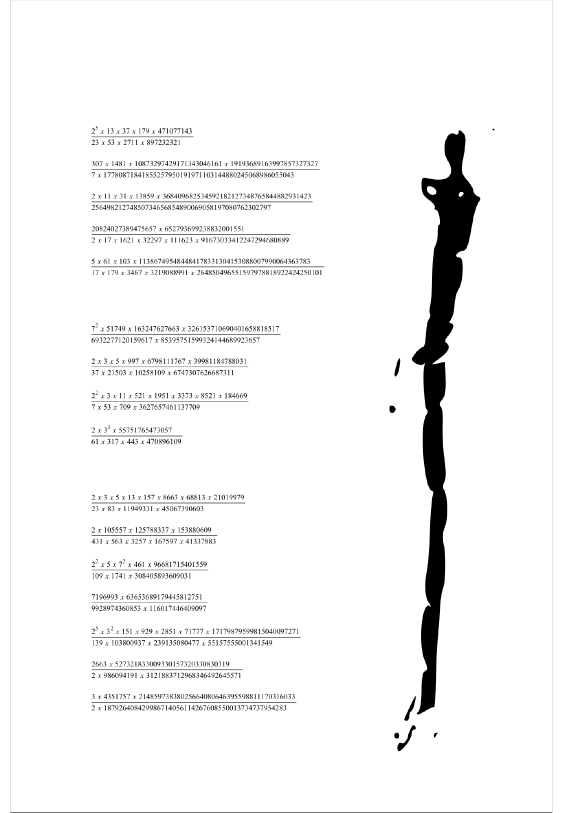
#> input picture consecutive_reading/pages_png/page-17.png, 1125 x 1625 px (shown at 1/2 size)
$ python phase11e_full_extract.py
#> lines starting #> are read from the running program, lines starting #| are printed output that depends on the picture; after the words box and inside, x2 and y2 are one past the last pixel; in counts of white or black regions, pixels touching at a corner belong together
"""
phase11e_full_extract.py
V7 Phase 2e — Vollständige Ziffern-Extraktion aus p17

Methode: 1) Grobe Lage der Spalten (links/Mitte/rechts)
        2) Pro Spalte: finde alle Glyph-Cluster
        3) Extrahiere Pixel-Muster pro Cluster
"""
import json
from pathlib import Path
import numpy as np
from PIL import Image, ImageDraw
from scipy import ndimage

OUT = Path("bbox/mathe_ocr_20260707_V7")
img = Image.open("pages_png/page-17.png").convert("L")
arr = np.array(img)
H, W = arr.shape
#> H = 1625; W = 1125

# Pro Y-Band finde Cluster mit größerer Toleranz
rows = [
    (200, 290, "R1"),
    (300, 390, "R2"),
    (370, 460, "R3"),
    (440, 530, "R4"),
    (510, 600, "R5"),
    (640, 730, "R6"),
    (1040, 1140, "R7"),
    (1240, 1430, "R8-10"),
]

# Threshold etwas höher (mehr Glyph-Cluster erlauben)
all_clusters = []
for y1, y2, label in rows:
    region = arr[y1:y2, :]
    binary = (region < 120).astype(int)
    labeled, n = ndimage.label(binary)
    clusters = []
    for i in range(1, n+1):
        mask = (labeled == i)
        size = mask.sum()
        if size >= 100:  # höhere Mindestgröße
            ys, xs = np.where(mask)
            clusters.append({
                "x1": int(xs.min()),
                "x2": int(xs.max()),
                "y1": int(ys.min()) + y1,
                "y2": int(ys.max()) + y1,
                "size": int(size),
                "w": int(xs.max() - xs.min() + 1),
                "h": int(ys.max() - ys.min() + 1),
            })
    clusters = sorted(clusters, key=lambda c: c["x1"])
    print(f"\n{label} (y={y1}-{y2}): {len(clusters)} Cluster")
    for c in clusters:
        c["row"] = label
        c["aspect"] = round(c["w"] / max(c["h"], 1), 2)
        # Klassifiziere: Strich (aspect > 5) vs Glyph
        c["type"] = "STRICH" if c["aspect"] > 5 else "GLYPH"
        print(f"  x={c['x1']}-{c['x2']} (w={c['w']}, h={c['h']}, aspect={c['aspect']:.1f}) [{c['type']}], n_px={c['size']}")
    all_clusters.extend(clusters)
#> this loop made 8 passes
#> n on passes 1 to 8: 137, 460, 505, 500, 387, 488, 314, 930
#> pass 1, `region = arr[y1:y2, :]`:
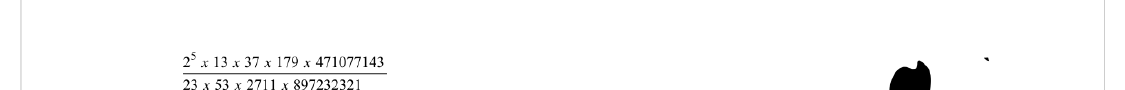
#> region: shape (90, 1125); min 0, max 255, mean 250.3
#> pass 1, `binary = (region < 120).astype(int)`:
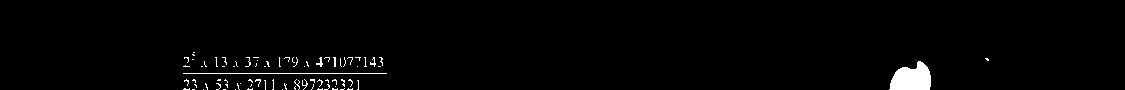
#> binary: shape (90, 1125) int64; values 0 (black) and 1 (white), 1.7% white; 79 white regions (73 under 20 px), largest, box (x1, y1, x2, y2) and area: (889, 61, 931, 90) 881, (183, 73, 387, 74) 204, (316, 57, 323, 67) 31, (370, 57, 376, 67) 24, (302, 79, 308, 90) 22, (333, 57, 336, 67) 21
#> pass 1, `labeled, n = ndimage.label(binary)`:
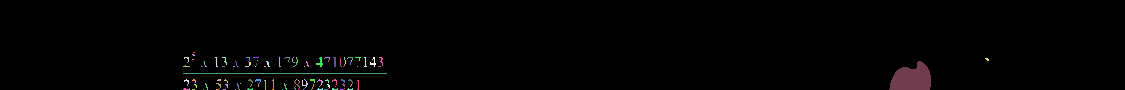
#> labeled: shape (90, 1125) int32; 138 distinct labels, from 0 to 137; one colour per label, 0 black
#> pass 2, `region = arr[y1:y2, :]`:
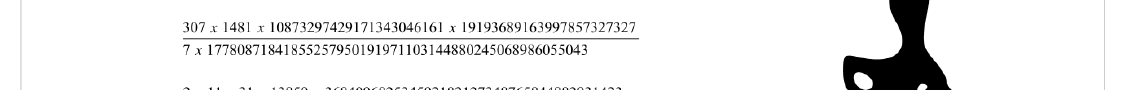
#> region: shape (90, 1125); min 0, max 255, mean 236.4
#> after the loop:
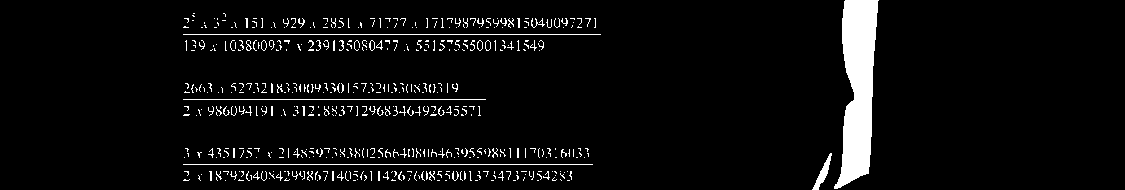
#> binary: shape (190, 1125) int64; values 0 (black) and 1 (white), 5.2% white; 514 white regions (451 under 20 px), largest, box (x1, y1, x2, y2) and area: (834, 0, 879, 189) 5202, (183, 34, 601, 35) 418, (183, 164, 593, 165) 410
#> after the loop:
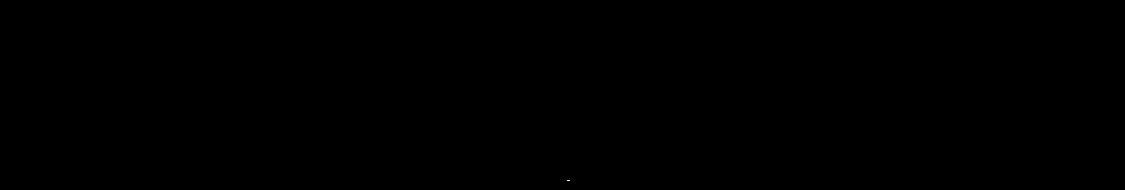
#> mask: shape (190, 1125) bool; 0% white in thin lines or dots, all inside (x1, y1, x2, y2) = (567, 180, 570, 181)
#> after the loop, all_clusters = 19 items; c = 10 items

# Strich-Trennung: Finde vertikale Position der "Rechenstriche"
striche = [c for c in all_clusters if c["type"] == "STRICH"]
#> striche = 10 items
print(f"\nRechenstriche: {len(striche)}")
#| Rechenstriche: 10
for s in striche:
    print(f"  y={s['y1']}-{s['y2']}, x={s['x1']}-{s['x2']}, w={s['w']}")
#> this loop made 10 passes
#|   y=273-273, x=183-386, w=204
#|   y=338-338, x=183-638, w=456
#|   y=403-403, x=183-624, w=442
#|   y=468-468, x=183-579, w=397
#|   y=533-533, x=183-647, w=465
#|   y=668-668, x=183-560, w=378
#|   y=1071-1071, x=184-433, w=250
#|   y=1274-1274, x=183-600, w=418
#> (further printed lines are left out)

# Glyphen in der rechten Spalte (x > 800)
glyphs_rechts = [c for c in all_clusters if c["type"] == "GLYPH" and c["x1"] > 800]
#> glyphs_rechts = 9 items
print(f"\nGlyphen rechts (Ziffern-Spalte): {len(glyphs_rechts)}")
#| Glyphen rechts (Ziffern-Spalte): 9
for g in sorted(glyphs_rechts, key=lambda c: (c["y1"], c["x1"])):
    print(f"  y={g['y1']}, x={g['x1']}-{g['x2']}, w={g['w']}, h={g['h']}, n_px={g['size']}")
#> this loop made 9 passes
#|   y=261, x=889-930, w=42, h=29, n_px=881
#|   y=300, x=843-950, w=108, h=90, n_px=4598
#|   y=370, x=843-959, w=117, h=90, n_px=7259
#|   y=440, x=865-945, w=81, h=90, n_px=5513
#|   y=510, x=862-924, w=63, h=90, n_px=5040
#|   y=640, x=824-906, w=83, h=90, n_px=4486
#|   y=1040, x=854-892, w=39, h=100, n_px=3063
#|   y=1240, x=834-878, w=45, h=189, n_px=5202
#> (further printed lines are left out)

# Visualisierung
img_color = Image.open("pages_png/page-17.png").convert("RGB")
#> img_color is the input picture: PIL image 1125x1625 RGB; min 0, max 255, mean 243.9
draw = ImageDraw.Draw(img_color)
for c in all_clusters:
    color = "red" if c["type"] == "STRICH" else "blue"
    draw.rectangle([c["x1"], c["y1"], c["x2"], c["y2"]], outline=color, width=2)
#> this loop made 19 passes
#> color on passes 1 to 12: 'red', 'blue', 'red', 'blue', 'red', 'blue', 'red', 'blue', 'red', 'blue', 'red', 'blue'
img_color.save(OUT / "p17_v2_visualized.png")
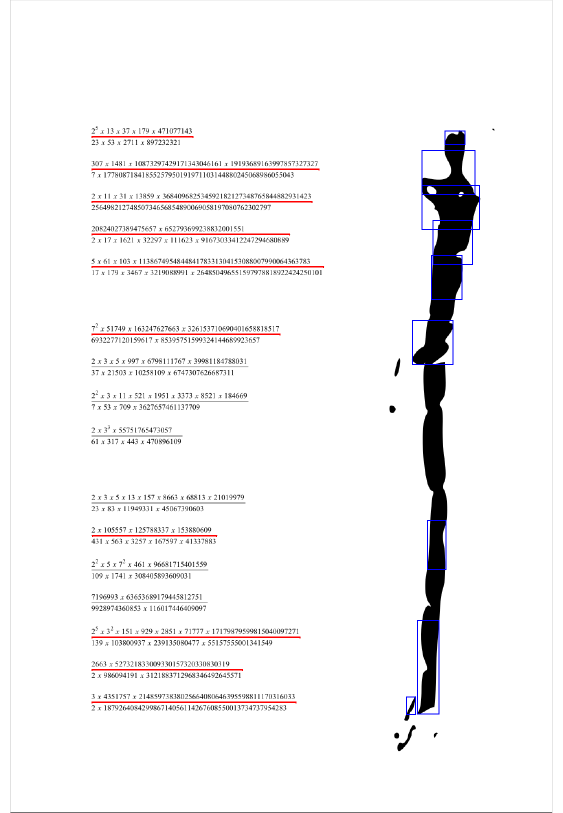
#> saved as p17_v2_visualized.png: PIL image 1125x1625 RGB (shown at 1/2 size); mean R, G, B 243.9, 242.4, 243.1
print(f"\nVisualisierung: {OUT}/p17_v2_visualized.png")

$ run again, with consecutive_reading/pages_png/page-02.png copied over consecutive_reading/pages_png/page-17.png
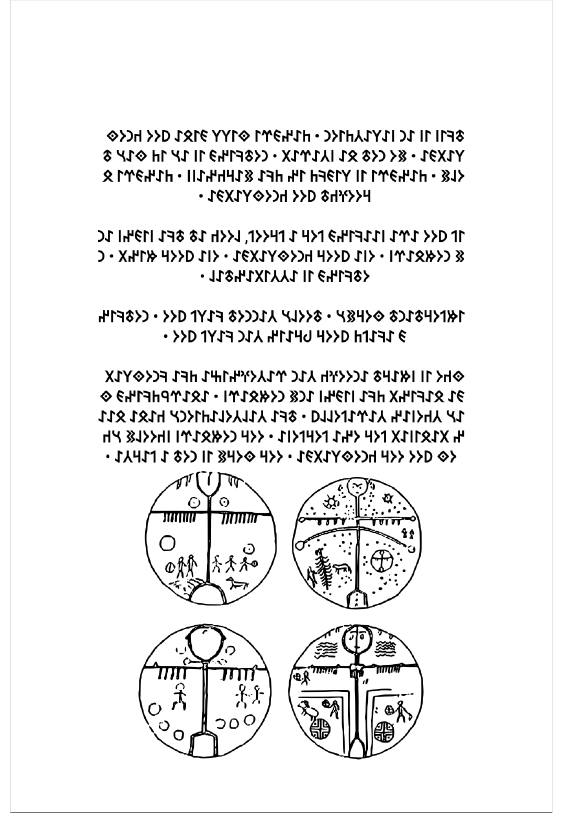
#> input picture consecutive_reading/pages_png/page-02.png, 1125 x 1625 px (shown at 1/2 size)
#> the loop `for y1, y2, label in rows:` made 8 passes
#> n on passes 1 to 8: 40, 102, 26, 82, 61, 68, 88, 76
#> after the loop `for y1, y2, label in rows:`:
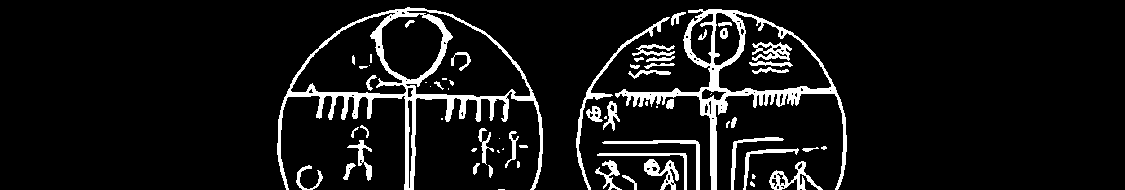
#> binary: shape (190, 1125) int64; values 0 (black) and 1 (white), 8.4% white; 67 white regions (22 under 20 px), largest, box (x1, y1, x2, y2) and area: (277, 7, 543, 190) 5946, (615, 9, 847, 190) 4833, (576, 17, 670, 190) 828
#> after the loop `for y1, y2, label in rows:`: all_clusters = 282 items; c = 10 items
#> striche = 4 items
#> the loop `for s in striche:` made 4 passes
#> glyphs_rechts = 35 items
#> the loop `for g in sorted(glyphs_rechts, key=lambda c: (c["y1"], c["x1"])):` made 35 passes
#> img_color is the input picture: PIL image 1125x1625 RGB; min 0, max 255, mean 237.7
#> `img_color.save(OUT / "p17_v2_visualized.png")`:
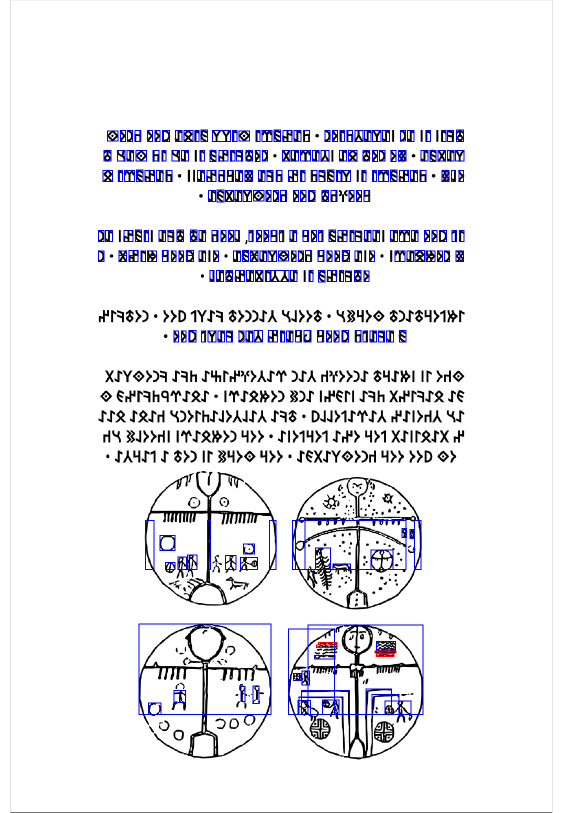
#> saved as p17_v2_visualized.png: PIL image 1125x1625 RGB (shown at 1/2 size); mean R, G, B 233.5, 233.4, 239.7

$ run again, with consecutive_reading/pages_png/page-03.png copied over consecutive_reading/pages_png/page-17.png
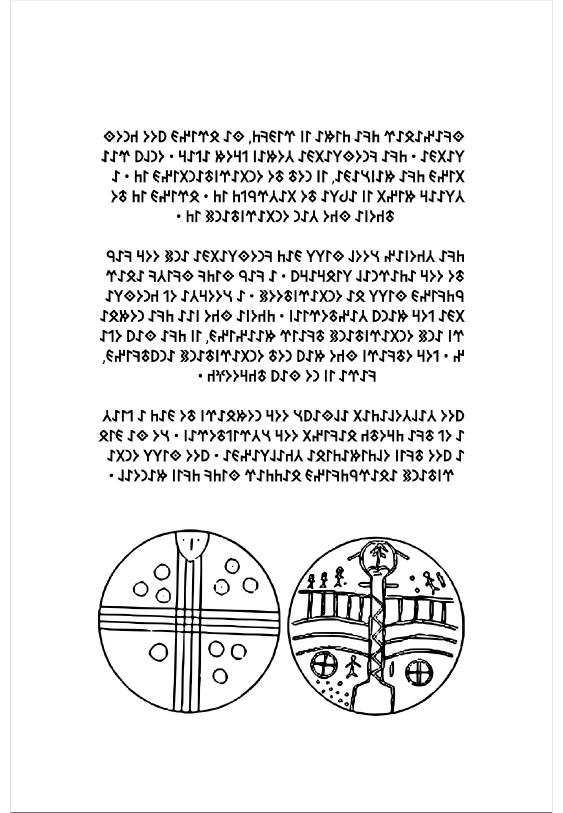
#> input picture consecutive_reading/pages_png/page-03.png, 1125 x 1625 px (shown at 1/2 size)
#> the loop `for y1, y2, label in rows:` made 8 passes
#> n on passes 1 to 8: 40, 119, 62, 69, 120, 131, 10, 22
#> after the loop `for y1, y2, label in rows:`: all_clusters = 362 items; c = 10 items
#> striche = []
#> glyphs_rechts = 57 items
#> the loop `for g in sorted(glyphs_rechts, key=lambda c: (c["y1"], c["x1"])):` made 57 passes
#> img_color is the input picture: PIL image 1125x1625 RGB; min 0, max 255, mean 235.7
#> `img_color.save(OUT / "p17_v2_visualized.png")`:
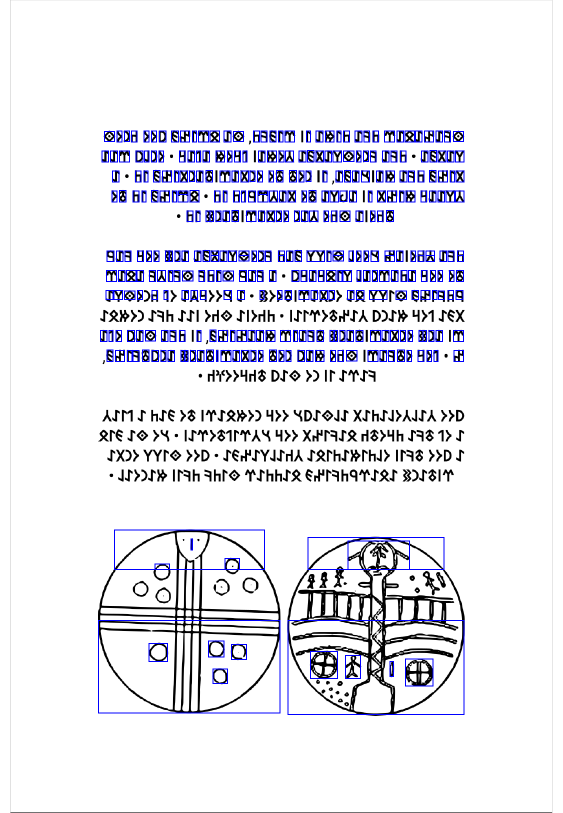
#> saved as p17_v2_visualized.png: PIL image 1125x1625 RGB (shown at 1/2 size); mean R, G, B 230.3, 230.3, 238.3
